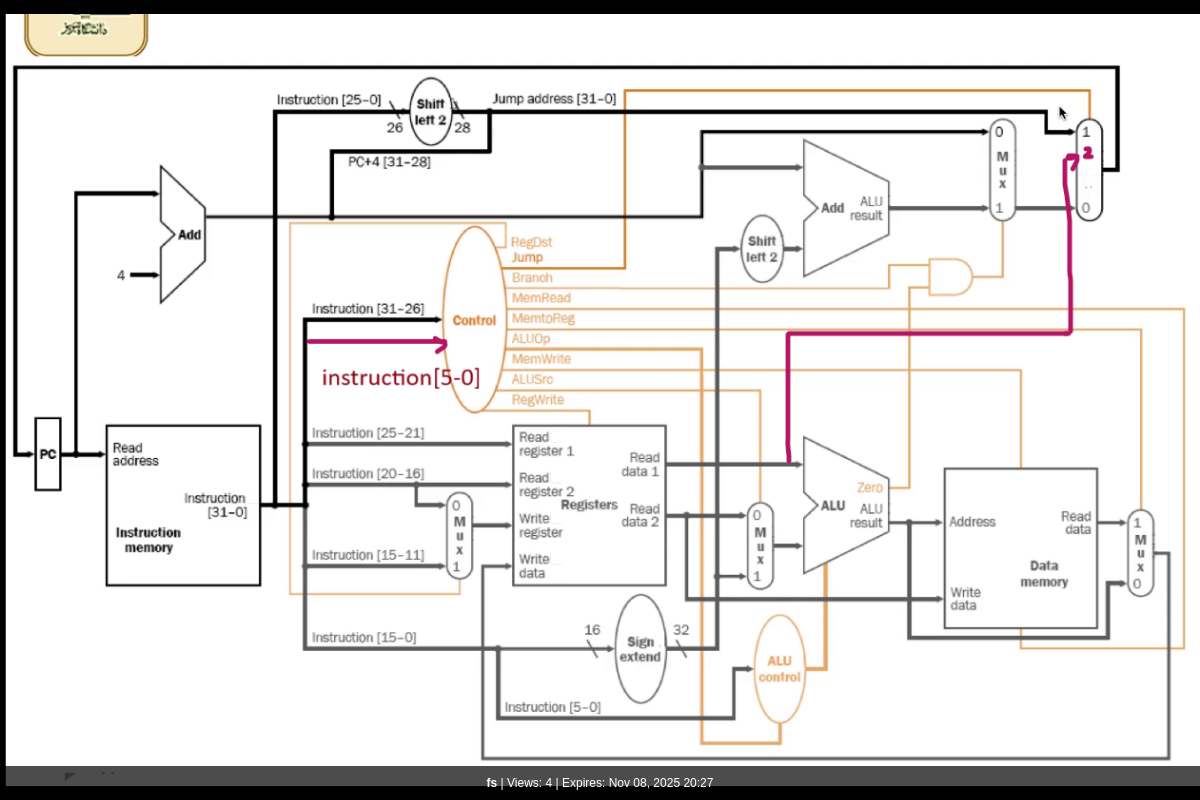
Page /view/624f7ebd6b/ on the committed database.
### uploads/models.py (models this page shows)
class UploadedFile(models.Model):
    upload_date= models.DateTimeField(auto_now_add=True)
    expire_date= models.DateTimeField(default=default_expire_time)
    file= models.FileField(upload_to=upload_path)
    title= models.CharField(max_length=120)
    share_link = models.CharField(max_length=10, unique=True, blank=True, editable=False)
    views= models.IntegerField(default=0)
    is_public = models.BooleanField(default=True)
    password=models.CharField(max_length=128,null=True,blank=True)
    class Meta:
        ordering=['upload_date']
    def save(self, *args, **kwargs):
        if not self.share_link:
            self.share_link = uuid.uuid4().hex[:10]
        super().save(*args, **kwargs)

### uploads/views.py (the view, shortened to what this page needs)
# urls.py: path('view/<str:link>/', views.view_file, name='view_file'),
def view_file(request, link):
    file=get_object_or_404(UploadedFile, share_link=link)
    if timezone.now()>file.expire_date:
        file.file.delete()
        file.delete()
        raise Http404("this link is expired")
    file.views += 1
    file.save()
    filename = file.file.name.lower()
    file_ext = os.path.splitext(filename)[1]
    if file_ext in ['.jpg', '.jpeg', '.png', '.gif', '.webp']:
        file_type = 'image'
    elif file_ext in ['.mp4', '.webm', '.ogg']:
        file_type = 'video'
    elif file_ext == '.pdf':
        file_type = 'pdf'
    else:
        file_type = 'other'
    context = {
        'obj': file,
        'file_type': file_type
    }
    return render(request, 'file.html', context)

### uploads/templates/file.html (shortened to what this page needs)
<!DOCTYPE html>
<html lang="en">
<head>
</head>
<body>
{% if file_type == 'image' %}
    <img src="{{ obj.file.url }}" class="preview" alt="{{ obj.title }}">
{% elif file_type == 'video' %}
    <video controls class="preview">
        <source src="{{ obj.file.url }}">
        Your browser does not support this video format.
    </video>
{% elif file_type == 'pdf' %}
  <a href="{{ obj.file.url }}" target="_blank">Open PDF</a>
{% else %}
    <iframe src="{{ obj.file.url }}" style="width:100%; height:100%; border:none;"></iframe>
{% endif %}
<div class="info">
    <strong>{{ obj.title|default:"Untitled" }}</strong>
    | Views: {{ obj.views|default:0 }}
    | Expires: {{ obj.expire_date|date:"M d, Y H:i" }}
</div>
</body>
</html>

### uploads/templates/file.html (style rules this page uses)
html, body { margin:0; padding:0; height:100%; overflow:hidden; background:#000; }
.preview { width:100%; height:100vh; object-fit:contain; }
.info { position:fixed; bottom:0; left:0; right:0; background:rgba(0,0,0,0.7); color:#fff; padding:10px; text-align:center; font:12px Arial,sans-serif; }

### rows in the picture
UploadedFile: file (picture), title "fs", views "4", expire_date "Nov 08, 2025 20:27"
